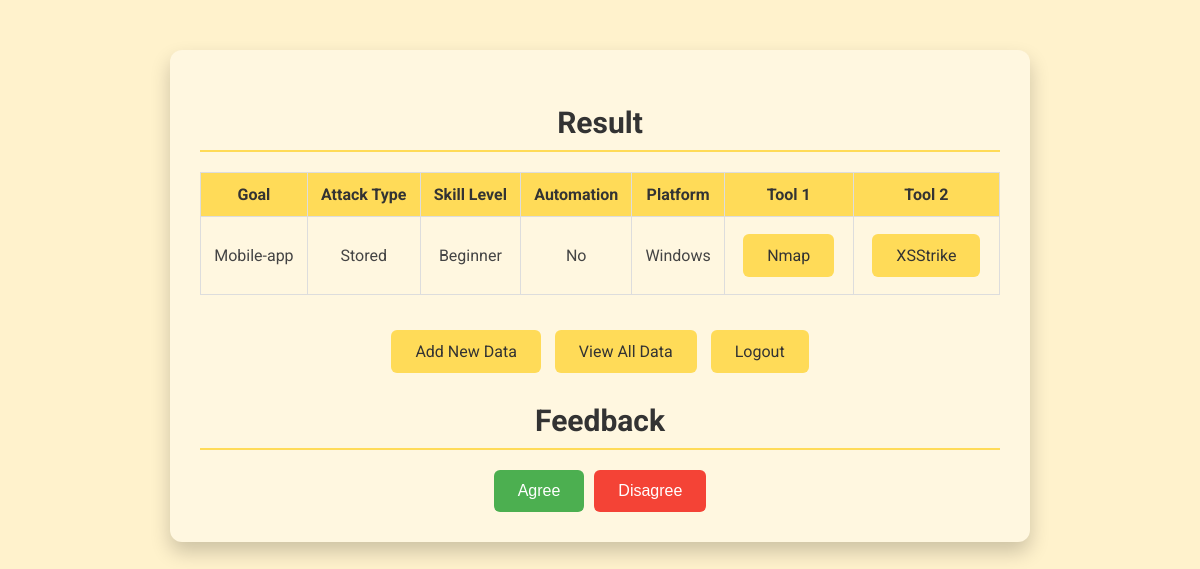
The app's page /result/ (signed in) with its own data.
### suggestxss/models.py (models this page shows, shortened)
class UserData(models.Model):
    user = models.ForeignKey(User, on_delete=models.CASCADE)
    goal = models.IntegerField(choices=[(0, 'Web-application'), (1, 'API'), (2, 'Mobile-app')])
    attackT = models.IntegerField(choices=[(0, 'Reflected'), (1, 'Stored'), (2, 'Dom-based')])
    skill = models.IntegerField(choices=[(0, 'Beginner'), (1, 'Intermediate'), (2, 'Advanced')])
    automation = models.IntegerField(choices=[(0, 'No'), (1, 'Yes')])
    platform = models.IntegerField(choices=[(0, 'Windows'), (1, 'Linux'), (2, 'MacOS')])
    suggest = models.IntegerField(choices=[(0, 'Nmap & PwnXSS'), (1, 'Nmap & XSStrike'), (2, 'Nmap & Burp Suite'), (3, 'Nmap & OWASP ZAP')])
    created_at = models.DateTimeField(default=timezone.now)

### suggestxss/views.py (the view)
# urls.py: path('result/', views.result, name='result'),
def result(request):
    print("Executing result function")
    data = UserData.objects.filter(user=request.user).last()
    feedback = Feedback.objects.filter(user_data=data).last() if data else None
    print("Finished executing result function")
    return render(request, 'suggestxss/result.html', {'data': data})

### suggestxss/templates/suggestxss/result.html (shortened to what this page needs)
<!DOCTYPE html>
<html lang="en">
<head>
</head>
<body>
    <div class="container">
        <h2>Result</h2>
        <table>
            <tr>
                <th>Goal</th>
                <th>Attack Type</th>
                <th>Skill Level</th>
                <th>Automation</th>
                <th>Platform</th>
                <th>Tool 1</th>
                <th>Tool 2</th>
            </tr>
            <tr>
                <td>{{ data.get_goal_display }}</td>
                <td>{{ data.get_attackT_display }}</td>
                <td>{{ data.get_skill_display }}</td>
                <td>{{ data.get_automation_display }}</td>
                <td>{{ data.get_platform_display }}</td>
                <td>
                    {% if data.suggest == 0 %}
                        <a class="suggestion-link" href="{% url 'nmap_tool' %}">Nmap</a>
                    {% elif data.suggest == 1 %}
                        <a class="suggestion-link" href="{% url 'nmap_tool' %}">Nmap</a>
                    {% elif data.suggest == 2 %}
                        <a class="suggestion-link" href="{% url 'nmap_tool' %}">Nmap</a>
                    {% elif data.suggest == 3 %}
                        <a class="suggestion-link" href="{% url 'nmap_tool' %}">Nmap</a>
                    {% else %}
                        Unknown
                    {% endif %}
                </td>
                <td>
                    {% if data.suggest == 0 %}
                        <a class="suggestion-link" href="{% url 'run_pwnxss' %}">PwnXSS</a>
                    {% elif data.suggest == 1 %}
                        <a class="suggestion-link" href="{% url 'run_xsstrike' %}">XSStrike</a>
                    {% elif data.suggest == 2 %}
                        <a class="suggestion-link" href="{% url 'burpsuite' %}">Burp Suite</a>
                    {% elif data.suggest == 3 %}
                        <a class="suggestion-link" href="{% url 'owasp_zap' %}">OWASP ZAP</a>
                    {% else %}
                        Unknown
                    {% endif %}
                </td>
            </tr>
        </table>
        <div class="button-container">
            <a href="{% url 'new_data' %}">Add New Data</a>
            <a href="{% url 'view_data' %}">View All Data</a>
            <a href="{% url 'logout' %}">Logout</a>
        </div>
        <h2>Feedback</h2>
        <div class="feedback-buttons">
            <button id="agree" class="agree">Agree</button>
            <button id="disagree" class="disagree">Disagree</button>
        </div>
    </div>
</body>
</html>

### suggestxss/templates/suggestxss/result.html (style rules this page uses)
body { font-family: 'Roboto', sans-serif; background: #FFF2CC; color: #444; margin: 0; padding: 0; box-sizing: border-box; }
.container { max-width: 800px; margin: 50px auto; padding: 30px; background-color: #FFF7E0; border-radius: 12px; box-shadow: 0 10px 20px rgba(0, 0, 0, 0.2); text-align: center; }
h2 { font-size: 30px; color: #333; margin-bottom: 20px; border-bottom: 2px solid #FFDB58; padding-bottom: 10px; }
table { width: 100%; border-collapse: collapse; margin-bottom: 30px; }
table, th, td { border: 1px solid #ddd; }
th, td { padding: 12px; text-align: center; }
th { background-color: #FFDB58; color: #333; }
.button-container { margin-top: 30px; }
a { text-decoration: none; padding: 12px 24px; color: #333; background-color: #FFDB58; border-radius: 6px; transition: background-color 0.3s, transform 0.3s; margin: 5px; display: inline-block; }
.feedback-buttons { display: flex; justify-content: center; gap: 10px; margin-top: 20px; }
.feedback-buttons button { padding: 12px 24px; font-size: 16px; cursor: pointer; border: none; border-radius: 6px; transition: background-color 0.3s, transform 0.3s; color: white; }
.feedback-buttons .agree { background-color: #4CAF50; }
.feedback-buttons .disagree { background-color: #F44336; }

### records on screen
UserData: goal "Mobile-app", attackT "Stored", skill "Beginner", automation "No", platform "Windows"
